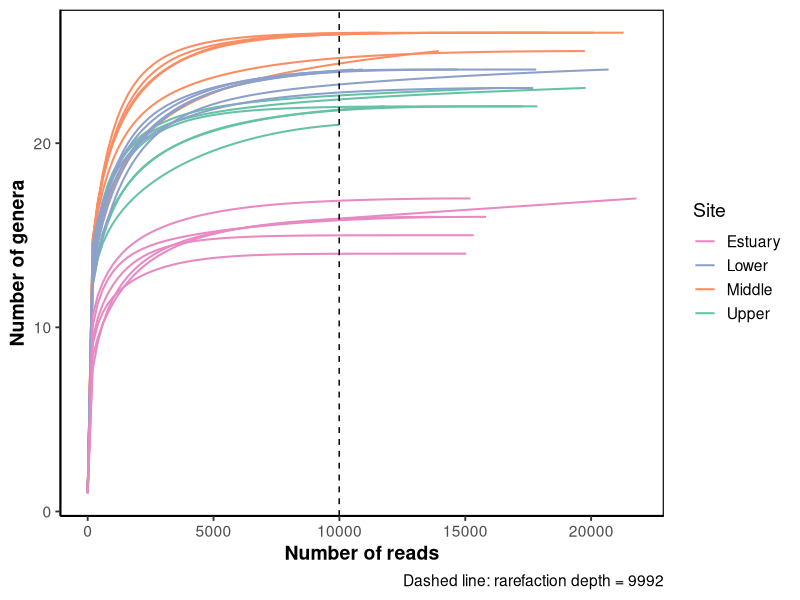
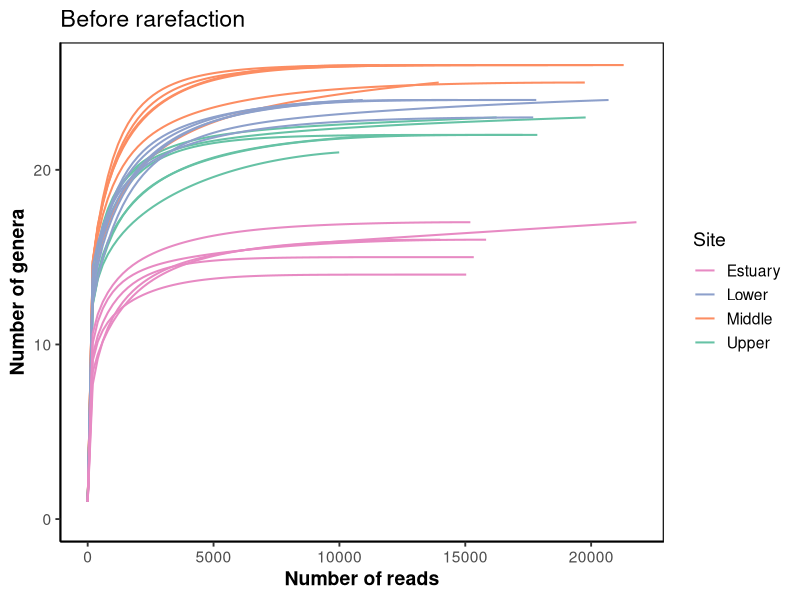
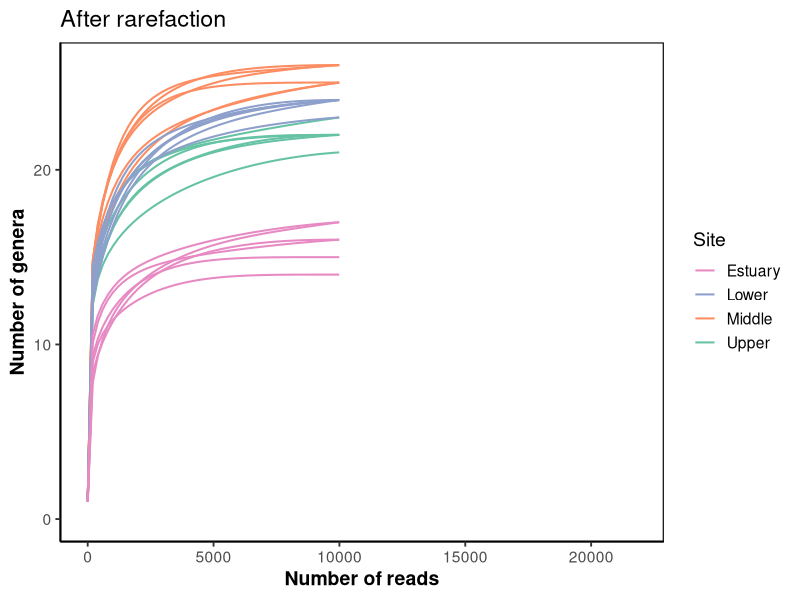

Reproduce these figures in R, in order.
#-------------------------------------------------------------------------------
# 0.Install packages（最初に1回だけ実行。入っていないパッケージだけをインストール）
#-------------------------------------------------------------------------------
pkgs <- c("dplyr", "tidyr", "tibble", "ggplot2", "vegan",
          "RColorBrewer", "dendextend", "ggrepel")

new_pkgs <- pkgs[!(pkgs %in% rownames(installed.packages()))]   # 未インストールのもの
if (length(new_pkgs) > 0) install.packages(new_pkgs)


#-------------------------------------------------------------------------------
# 1.Rarefaction
#-------------------------------------------------------------------------------
rm(list = ls())

library(dplyr)
library(tibble)
library(ggplot2)
library(vegan)
library(RColorBrewer)

Sys.setenv(LANG = "en")

out.dir <- "Rarefaction"
if (!dir.exists(out.dir)) dir.create(out.dir)

# 1-1. Import data
count_data <- read.csv("Ayu_counts.csv", check.names = FALSE)
taxa_data  <- read.csv("Ayu_taxo.csv")
head(count_data)
head(taxa_data)

# 1-2. ASV -> Genus table
# 属が空欄のASVは除き、SeqNameで分類とリード数をくっつけて、同じ属を足し算する
taxa_use <- taxa_data %>%
  filter(!is.na(Genus), Genus != "") %>%
  select(SeqName, Genus)

genus_table <- inner_join(taxa_use, count_data, by = "SeqName") %>%
  select(-SeqName) %>%
  group_by(Genus) %>%
  summarise(across(everything(), sum))

# 行 = サンプル、列 = 属 にひっくり返す（vegan用の形）
genus_mat <- genus_table %>%
  column_to_rownames("Genus") %>%
  as.matrix() %>%
  t()
head(genus_mat)

# 1-3. リード数の確認
depth <- rowSums(genus_mat)
depth
min_depth <- min(depth)   # 最も少ないサンプルに合わせる
min_depth

# 1-4. Rarefaction curve
rare_curve <- rarecurve(genus_mat, step = 200, tidy = TRUE)
names(rare_curve) <- c("SampleID", "Reads", "Richness")
rare_curve$Site <- sub("_[0-9]+$", "", rare_curve$SampleID)

site_order <- unique(rare_curve$Site)
site_cols  <- setNames(brewer.pal(8, "Set2")[(seq_along(site_order) - 1) %% 8 + 1], site_order)

fig_rare <- ggplot(rare_curve, aes(Reads, Richness, group = SampleID, color = Site)) +
  geom_line(linewidth = 0.7) +
  geom_vline(xintercept = min_depth, linetype = "dashed") +
  scale_color_manual(values = site_cols) +
  labs(x = "Number of reads", y = "Number of genera",
       caption = paste("Dashed line: rarefaction depth =", min_depth)) +
  theme_classic(base_size = 14) +
  theme(panel.border = element_rect(color = "black", fill = NA, linewidth = 0.8),
        axis.title = element_text(face = "bold"))
print(fig_rare)
ggsave(file.path(out.dir, "fig1_rarefaction_curve.png"), fig_rare,
       width = 7, height = 5, dpi = 300, bg = "white")

# 1-5. Rarefy to the minimum depth
# ランダムに抜き取るので、乱数の種を固定しておく（毎回同じ結果になる）
set.seed(123)
rare_mat <- rrarefy(genus_mat, sample = min_depth)
rare_mat <- rare_mat[, colSums(rare_mat) > 0]   # 全部0になった属は除く
rowSums(rare_mat)                               # 全て同じ数ならOK

# 1-6. Save (以降のセクションはこのファイルを読み込む)
output <- data.frame(SampleID = rownames(rare_mat), rare_mat, check.names = FALSE)
write.csv(output, "Ayu_Rarefied_Table.csv", row.names = FALSE)

# 1-7. レアファクションカーブ：前と後の比較（任意。論文・スライド用）
# 前（Before）: 元のリード数のまま
# 後（After） : 最小リード数にそろえた後。全サンプルが同じ深さで止まる
rare_curve_after <- rarecurve(rare_mat, step = 200, tidy = TRUE)
names(rare_curve_after) <- c("SampleID", "Reads", "Richness")
rare_curve_after$Site <- sub("_[0-9]+$", "", rare_curve_after$SampleID)

# 2枚の図で軸をそろえる（そろえないと見比べられない）
x_max <- max(rare_curve$Reads)
y_max <- max(rare_curve$Richness)

fig_rare_before <- ggplot(rare_curve, aes(Reads, Richness, group = SampleID, color = Site)) +
  geom_line(linewidth = 0.7) +
  scale_color_manual(values = site_cols) +
  coord_cartesian(xlim = c(0, x_max), ylim = c(0, y_max)) +
  labs(title = "Before rarefaction", x = "Number of reads", y = "Number of genera") +
  theme_classic(base_size = 14) +
  theme(panel.border = element_rect(color = "black", fill = NA, linewidth = 0.8),
        axis.title = element_text(face = "bold"))

fig_rare_after <- ggplot(rare_curve_after, aes(Reads, Richness, group = SampleID, color = Site)) +
  geom_line(linewidth = 0.7) +
  scale_color_manual(values = site_cols) +
  coord_cartesian(xlim = c(0, x_max), ylim = c(0, y_max)) +
  labs(title = "After rarefaction", x = "Number of reads", y = "Number of genera") +
  theme_classic(base_size = 14) +
  theme(panel.border = element_rect(color = "black", fill = NA, linewidth = 0.8),
        axis.title = element_text(face = "bold"))

print(fig_rare_before)
print(fig_rare_after)
ggsave(file.path(out.dir, "fig1b_rarefaction_curve_before.png"), fig_rare_before,
       width = 7, height = 5, dpi = 300, bg = "white")
ggsave(file.path(out.dir, "fig1c_rarefaction_curve_after.png"), fig_rare_after,
       width = 7, height = 5, dpi = 300, bg = "white")
